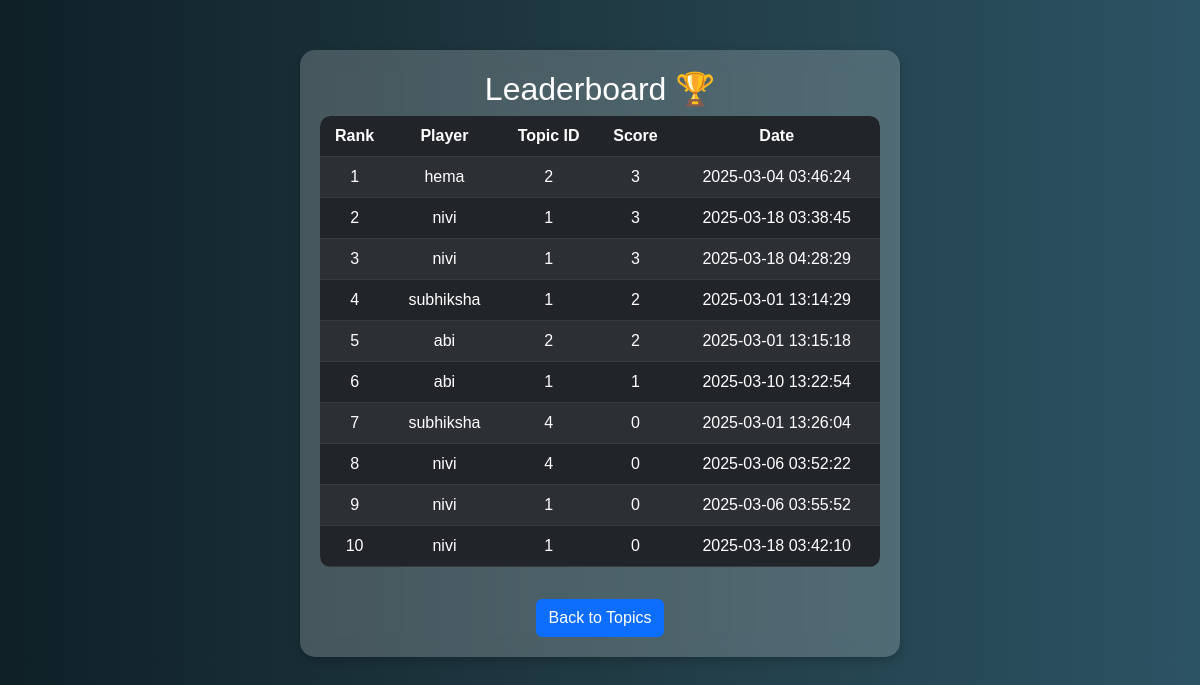
The page /leaderboard.php on the database its author committed.
### tables this page shows
CREATE TABLE `scores` (
  `id` int(11) NOT NULL,
  `user_id` int(11) NOT NULL,
  `username` varchar(50) NOT NULL,
  `topic_id` int(11) NOT NULL,
  `score` int(11) NOT NULL,
  `quiz_date` timestamp NOT NULL DEFAULT current_timestamp()
);

### leaderboard.php (the view, shortened to what this page needs)
<?php
include 'db.php';
$query = "SELECT username, topic_id, score, quiz_date FROM scores ORDER BY score DESC, quiz_date ASC LIMIT 10";
$result = $conn->query($query);
?>
<!DOCTYPE html>
<html lang="en">
<head>
    <link href="https://cdn.jsdelivr.net/npm/bootstrap@5.3.0/dist/css/bootstrap.min.css" rel="stylesheet">
</head>
<body>
<div class="container">
    <h2>Leaderboard 🏆</h2>
    <table class="table table-dark table-striped">
        <thead>
            <tr>
                <th>Rank</th>
                <th>Player</th>
                <th>Topic ID</th>
                <th>Score</th>
                <th>Date</th>
            </tr>
        </thead>
        <tbody>
            <?php
            $rank = 1;
            while ($row = $result->fetch_assoc()) {
                echo "<tr>
                        <td>{$rank}</td>
                        <td>{$row['username']}</td>
                        <td>{$row['topic_id']}</td>
                        <td>{$row['score']}</td>
                        <td>{$row['quiz_date']}</td>
                      </tr>";
                $rank++;
            }
            ?>
        </tbody>
    </table>
    <a href="index.php" class="btn btn-primary mt-3">Back to Topics</a>
</div>
</body>
</html>

### leaderboard.php (style rules this page uses)
body { background: linear-gradient(to right, #0f2027, #203a43, #2c5364); color: white; font-family: 'Poppins', sans-serif; text-align: center; }
.container { margin-top: 50px; max-width: 600px; padding: 20px; background: rgba(255, 255, 255, 0.2); border-radius: 15px; backdrop-filter: blur(10px); box-shadow: 0 4px 10px rgba(0, 0, 0, 0.2); }
.table { background: rgba(255, 255, 255, 0.3); border-radius: 10px; overflow: hidden; }

### rows shown on the page
scores: username "hema", topic "2", score "3", quiz_date "2025-03-04 03:46:24"
scores: username "nivi", topic "1", score "3", quiz_date "2025-03-18 03:38:45"
scores: username "nivi", topic "1", score "3", quiz_date "2025-03-18 04:28:29"
scores: username "subhiksha", topic "1", score "2", quiz_date "2025-03-01 13:14:29"
scores: username "abi", topic "2", score "2", quiz_date "2025-03-01 13:15:18"
scores: username "abi", topic "1", score "1", quiz_date "2025-03-10 13:22:54"
scores: username "subhiksha", topic "4", score "0", quiz_date "2025-03-01 13:26:04"
scores: username "nivi", topic "4", score "0", quiz_date "2025-03-06 03:52:22"
scores: username "nivi", topic "1", score "0", quiz_date "2025-03-06 03:55:52"
scores: username "nivi", topic "1", score "0", quiz_date "2025-03-18 03:42:10"
